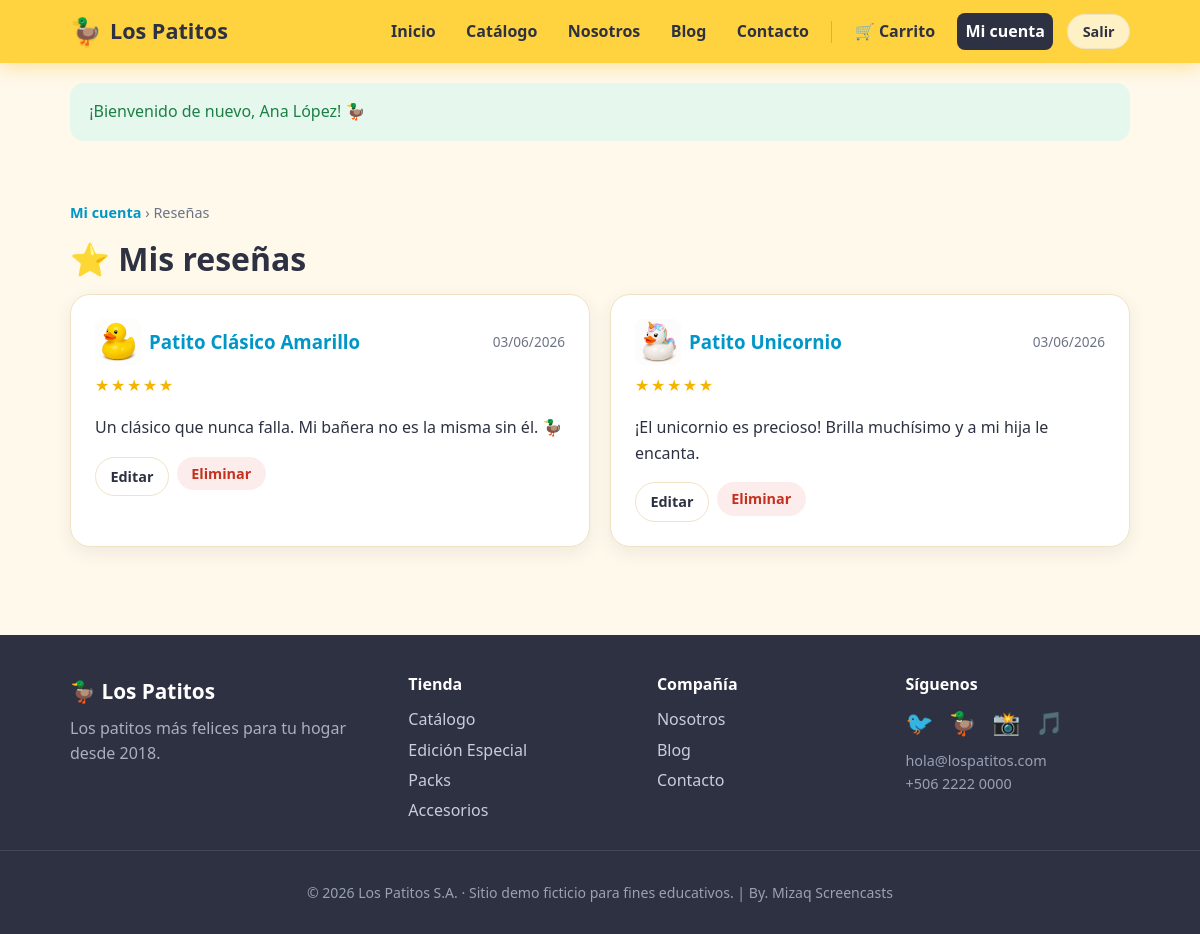
The app's page /mis-resenas.php (signed in) with its own data.
### tables this page shows
CREATE TABLE IF NOT EXISTS resenas (
    id BIGINT UNSIGNED AUTO_INCREMENT PRIMARY KEY,
    producto_id BIGINT UNSIGNED NOT NULL,
    usuario_id BIGINT UNSIGNED NOT NULL,
    calificacion TINYINT UNSIGNED NOT NULL DEFAULT 5,
    comentario VARCHAR(500) NULL,
    fecha_creacion TIMESTAMP NOT NULL DEFAULT CURRENT_TIMESTAMP,
    KEY idx_resenas_producto (producto_id),
    KEY idx_resenas_usuario (usuario_id),
    UNIQUE KEY uk_resena_usuario_producto (producto_id, usuario_id),
    CONSTRAINT fk_resenas_producto FOREIGN KEY (producto_id)
        REFERENCES productos (id) ON DELETE CASCADE,
    CONSTRAINT fk_resenas_usuario FOREIGN KEY (usuario_id)
        REFERENCES usuarios (id) ON DELETE CASCADE
);

CREATE TABLE IF NOT EXISTS productos (
    id BIGINT UNSIGNED AUTO_INCREMENT PRIMARY KEY,
    categoria_id BIGINT UNSIGNED NULL,
    nombre VARCHAR(120) NOT NULL,
    slug VARCHAR(120) NOT NULL,
    descripcion TEXT NULL,
    precio DECIMAL(10, 2) NOT NULL DEFAULT 0.00,
    emoji VARCHAR(16) NOT NULL DEFAULT '🦆',
    imagen VARCHAR(255) NULL,
    color_hex VARCHAR(7) NOT NULL DEFAULT '#FFD23F',
    stock INT NOT NULL DEFAULT 0,
    destacado TINYINT(1) NOT NULL DEFAULT 0,
    estado ENUM('activo', 'inactivo') NOT NULL DEFAULT 'activo',
    fecha_creacion TIMESTAMP NOT NULL DEFAULT CURRENT_TIMESTAMP,
    UNIQUE KEY uk_productos_slug (slug),
    KEY idx_productos_categoria (categoria_id),
    CONSTRAINT fk_productos_categoria FOREIGN KEY (categoria_id)
        REFERENCES categorias (id) ON DELETE SET NULL
);

### includes/helpers.php (called while the page is built, shortened)
<?php
function e(?string $value): string
{
    return htmlspecialchars((string) $value, ENT_QUOTES, 'UTF-8');
}
function get_flash(): ?array
{
    $flash = $_SESSION['flash'];
    return $flash;
}

### includes/auth.php (called while the page is built, shortened)
<?php
require_once __DIR__ . '/../config.php';
require_once __DIR__ . '/helpers.php';
function find_user_by_id(int $id): ?array
{
    $stmt = db()->prepare(
        'SELECT id, nombre, correo, usuario, telefono, direccion, estado, fecha_creacion
         FROM usuarios
         WHERE id = :id
         LIMIT 1'
    );
    $stmt->execute(['id' => $id]);
    $user = $stmt->fetch();
    return $user ?: null;
}
function is_authenticated(): bool
{
    return !empty($_SESSION['user_id']);
}
function current_user(): ?array
{
    $user = find_user_by_id((int) $_SESSION['user_id']);
    return $user;
}
function require_auth(): array
{
    $user = current_user();
    return $user;
}

### config.php (called while the page is built, shortened)
<?php
function db(): PDO
{
    static $pdo = null;
    if ($pdo instanceof PDO) {
        return $pdo;
    }
    $dsn = sprintf(
        'mysql:host=%s;port=%s;dbname=%s;charset=utf8mb4',
        DB_HOST,
        DB_PORT,
        DB_NAME
    );
    $options = [
        PDO::ATTR_ERRMODE => PDO::ERRMODE_EXCEPTION,
        PDO::ATTR_DEFAULT_FETCH_MODE => PDO::FETCH_ASSOC,
        PDO::ATTR_EMULATE_PREPARES => false,
    ];
    $pdo = new PDO($dsn, DB_USER, DB_PASS, $options);
    return $pdo;
}

### includes/catalog.php (called while the page is built, shortened)
<?php
require_once __DIR__ . '/../config.php';
function get_resenas_de_usuario(int $usuarioId): array
{
    $stmt = db()->prepare(
        'SELECT r.id, r.calificacion, r.comentario, r.fecha_creacion,
                p.nombre AS producto, p.slug AS producto_slug, p.emoji, p.imagen
         FROM resenas r
         JOIN productos p ON p.id = r.producto_id
         WHERE r.usuario_id = :usuario_id
         ORDER BY r.fecha_creacion DESC'
    );
    $stmt->execute(['usuario_id' => $usuarioId]);
    return $stmt->fetchAll();
}

### mis-resenas.php (the view, shortened to what this page needs)
<?php
require_once __DIR__ . '/config.php';
require_once __DIR__ . '/includes/layout.php';
require_once __DIR__ . '/includes/catalog.php';
$user = require_auth();
$editId = (int) ($_GET['editar'] ?? 0);
$resenas = get_resenas_de_usuario((int) $user['id']);
render_header('Mis reseñas', 'cuenta');
?>
<section class="section">
    <div class="container">
        <p class="breadcrumb"><a href="dashboard.php">Mi cuenta</a> › Reseñas</p>
        <h1 class="page-title">⭐ Mis reseñas</h1>
        <?php if ($resenas === []): ?>
            <div class="card text-center mt-2">
                <p class="muted">Aún no has escrito reseñas. Cuéntanos qué piensas de tus patitos.</p>
                <a class="button button--primary mt-1" href="productos.php">Ver catálogo</a>
            </div>
        <?php else: ?>
            <div class="grid grid--2 mt-2">
                <?php foreach ($resenas as $r): ?>
                    <div class="card">
                        <div style="display:flex;justify-content:space-between;align-items:center;">
                            <h3 style="margin:0;display:flex;align-items:center;gap:0.5rem;">
                                <?= producto_img(['imagen' => $r['imagen'], 'emoji' => $r['emoji'], 'nombre' => $r['producto']], 'thumb-img') ?>
                                <a href="producto.php?slug=<?= e($r['producto_slug']) ?>"><?= e($r['producto']) ?></a>
                            </h3>
                            <span class="muted" style="font-size:0.85rem;"><?= e(date('d/m/Y', strtotime((string) $r['fecha_creacion']))) ?></span>
                        </div>
                        <?php if ($editId === (int) $r['id']): ?>
                            <form method="post" class="form mt-1">
                                <?= csrf_input() ?>
                                <input type="hidden" name="action" value="editar">
                                <input type="hidden" name="resena_id" value="<?= (int) $r['id'] ?>">
                                <label class="form__group">
                                    <span>Calificación</span>
                                    <select name="calificacion">
                                        <?php for ($i = 5; $i >= 1; $i--): ?>
                                            <option value="<?= $i ?>"<?= (int) $r['calificacion'] === $i ? ' selected' : '' ?>><?= str_repeat('★', $i) ?> (<?= $i ?>)</option>
                                        <?php endfor; ?>
                                    </select>
                                </label>
                                <label class="form__group">
                                    <textarea name="comentario" maxlength="500"><?= e($r['comentario'] ?? '') ?></textarea>
                                </label>
                                <div style="display:flex;gap:0.5rem;">
                                    <button type="submit" class="button button--primary button--sm">Guardar</button>
                                    <a class="button button--ghost button--sm" href="mis-resenas.php">Cancelar</a>
                                </div>
                            </form>
                        <?php else: ?>
                            <div class="review__stars mt-1"><?= e(stars((int) $r['calificacion'])) ?></div>
                            <?php if (!empty($r['comentario'])): ?><p><?= nl2br(e($r['comentario'])) ?></p><?php endif; ?>
                            <div style="display:flex;gap:0.5rem;">
                                <a class="button button--ghost button--sm" href="mis-resenas.php?editar=<?= (int) $r['id'] ?>">Editar</a>
                                <form method="post" data-confirm="¿Eliminar esta reseña?" style="margin:0;">
                                    <button type="submit" class="button button--danger button--sm">Eliminar</button>
                                </form>
                            </div>
                        <?php endif; ?>
                    </div>
                <?php endforeach; ?>
            </div>
        <?php endif; ?>
    </div>
</section>
<?php
render_footer();

### includes/layout.php (shortened to what this page needs)
<?php
require_once __DIR__ . '/helpers.php';
require_once __DIR__ . '/auth.php';
function nav_links(): array
{
    return [
        'inicio'    => ['Inicio', 'index.php'],
        'productos' => ['Catálogo', 'productos.php'],
        'nosotros'  => ['Nosotros', 'nosotros.php'],
        'blog'      => ['Blog', 'blog.php'],
        'contacto'  => ['Contacto', 'contacto.php'],
    ];
}
function render_header(string $title, string $active = ''): void
{
    $user = current_user();
    $cartCount = cart_count();
    $flash = get_flash();
    ?>
<!DOCTYPE html>
<html lang="es">
<head>
    <link rel="stylesheet" href="assets/css/styles.css">
</head>
<body>
    <header class="navbar">
        <div class="navbar__inner">
            <a class="navbar__brand" href="index.php">
                <span class="navbar__logo">🦆</span>
                <span class="navbar__name">Los Patitos</span>
            </a>
            <nav class="navbar__nav">
                <?php foreach (nav_links() as $key => [$label, $href]): ?>
                    <a
                        class="navbar__link<?= $active === $key ? ' is-active' : '' ?>"
                        href="<?= e($href) ?>"
                    ><?= e($label) ?></a>
                <?php endforeach; ?>
                <?php if ($user): ?>
                    <a class="navbar__link<?= $active === 'carrito' ? ' is-active' : '' ?>" href="carrito.php">
                        🛒 Carrito<?php if ($cartCount > 0): ?> <span class="navbar__badge"><?= (int) $cartCount ?></span><?php endif; ?>
                    </a>
                    <a class="navbar__link<?= $active === 'cuenta' ? ' is-active' : '' ?>" href="dashboard.php">Mi cuenta</a>
                    <form method="post" action="logout.php" class="navbar__logout">
                        <button type="submit" class="button button--ghost button--sm">Salir</button>
                    </form>
                <?php endif; ?>
            </nav>
        </div>
    </header>
    <main class="site-main">
        <?php if ($flash): ?>
            <div class="container">
                <div class="alert alert--<?= e($flash['type']) ?>">
                    <?= e($flash['message']) ?>
                </div>
            </div>
        <?php endif; ?>
<?php
}
function render_footer(): void
{
    $year = '2026';
    ?>
    </main>
    <footer class="footer">
        <div class="footer__inner">
            <div class="footer__col">
                <div class="footer__brand"><span>🦆</span> Los Patitos</div>
                <p class="footer__tagline">Los patitos más felices para tu hogar desde 2018.</p>
            </div>
            <div class="footer__col">
                <h4>Tienda</h4>
                <a href="productos.php">Catálogo</a>
                <a href="productos.php?categoria=edicion-especial">Edición Especial</a>
                <a href="productos.php?categoria=packs">Packs</a>
                <a href="productos.php?categoria=accesorios">Accesorios</a>
            </div>
            <div class="footer__col">
                <h4>Compañía</h4>
                <a href="nosotros.php">Nosotros</a>
                <a href="blog.php">Blog</a>
                <a href="contacto.php">Contacto</a>
            </div>
            <div class="footer__col">
                <h4>Síguenos</h4>
                <p class="footer__social">🐦 🦆 📸 🎵</p>
                <p class="footer__muted">hola@lospatitos.com<br>+506 2222 0000</p>
            </div>
        </div>
        <div class="footer__bottom">
            <p>© <?= e($year) ?> Los Patitos S.A. · Sitio demo ficticio para fines educativos. | By. Mizaq Screencasts</p>
        </div>
    </footer>
</body>
</html>
<?php
}
function stars(int $rating): string
{
    $rating = max(0, min(5, $rating));
    return str_repeat('★', $rating) . str_repeat('☆', 5 - $rating);
}
function producto_img(array $datos, string $class = 'media-img'): string
{
    $src = trim((string) ($datos['imagen'] ?? ''));
    $nombre = e((string) ($datos['nombre'] ?? $datos['nombre_producto'] ?? 'Producto'));
    if ($src !== '') {
        return '<img class="' . e($class) . '" src="' . e($src) . '" alt="' . $nombre . '" loading="lazy">';
    }
    return '<span class="' . e($class) . ' media-img--emoji">' . e((string) ($datos['emoji'] ?? '🦆')) . '</span>';
}

### assets/css/styles.css (style rules this page uses)
:root { --duck: #ffd23f; --duck-dark: #f4b400; --water: #00b4d8; --water-dark: #0096c7; --beak: #ff8c42; --beak-dark: #f4761f; --cream: #fff9ec; --card: #ffffff; --border: #f0e3c5; --text: #2d3142; --muted: #6c7385; --success-bg: #e6f8ee; --success-text: #1b7f46; --error-bg: #fdecec; --error-text: #c4321f; --shadow: 0 18px 50px rgba(45, 49, 66, 0.10); --shadow-sm: 0 6px 18px rgba(45, 49, 66, 0.08); --radius: 20px; }
* { box-sizing: border-box; }
html { scroll-behavior: smooth; }
body { margin: 0; font-family: "Segoe UI", "Trebuchet MS", Arial, sans-serif; background: var(--cream); color: var(--text); line-height: 1.6; display: flex; flex-direction: column; min-height: 100vh; }
h1, h2, h3, h4 { line-height: 1.2; color: var(--text); }
a { color: var(--water-dark); text-decoration: none; font-weight: 600; }
.container { width: 100%; max-width: 1100px; margin: 0 auto; padding: 0 1.25rem; }
.navbar { position: sticky; top: 0; z-index: 50; background: var(--duck); box-shadow: 0 4px 18px rgba(244, 180, 0, 0.35); }
.navbar__inner { max-width: 1100px; margin: 0 auto; padding: 0.7rem 1.25rem; display: flex; align-items: center; gap: 1rem; flex-wrap: wrap; }
.navbar__brand { display: inline-flex; align-items: center; gap: 0.5rem; font-size: 1.35rem; font-weight: 800; color: var(--text); }
.navbar__logo { font-size: 1.6rem; filter: drop-shadow(0 2px 0 rgba(0, 0, 0, 0.08)); }
.navbar__nav { display: flex; align-items: center; gap: 0.35rem 0.9rem; margin-left: auto; flex-wrap: wrap; }
.navbar__link { color: var(--text); font-weight: 600; padding: 0.35rem 0.5rem; border-radius: 8px; white-space: nowrap; }
.navbar__link.is-active { background: var(--text); color: #fff; }
.navbar__logout { display: inline; margin: 0; }
.site-main { flex: 1; padding-bottom: 3rem; }
.section { padding: 2.5rem 0; }
.button { display: inline-flex; align-items: center; justify-content: center; gap: 0.4rem; border: 0; border-radius: 999px; padding: 0.8rem 1.4rem; font-size: 1rem; font-weight: 700; font-family: inherit; cursor: pointer; text-decoration: none; transition: transform 0.15s ease, box-shadow 0.15s ease, background 0.15s ease; }
.button--ghost { background: rgba(255, 255, 255, 0.7); color: var(--text); border: 1px solid var(--border); }
.button--danger { background: var(--error-bg); color: var(--error-text); }
.button--sm { padding: 0.45rem 0.9rem; font-size: 0.9rem; }
.grid { display: grid; gap: 1.25rem; }
.grid--2 { grid-template-columns: repeat(auto-fit, minmax(280px, 1fr)); }
.card { background: var(--card); border: 1px solid var(--border); border-radius: var(--radius); box-shadow: var(--shadow-sm); padding: 1.5rem; }
.thumb-img { width: 46px; height: 46px; object-fit: contain; vertical-align: middle; border-radius: 10px; background: #fff6d6; }
.alert { border-radius: 14px; padding: 1rem 1.2rem; margin: 1.25rem 0; }
.alert--success { background: var(--success-bg); color: var(--success-text); }
.review__stars { color: var(--duck-dark); letter-spacing: 0.1em; }
.muted { color: var(--muted); }
.mt-1 { margin-top: 0.5rem; }
.mt-2 { margin-top: 1rem; }
.breadcrumb { color: var(--muted); font-size: 0.9rem; margin: 0 0 1rem; }
.page-title { font-size: 2rem; margin: 0.2rem 0 0.4rem; }
.footer { background: var(--text); color: #d7dbe6; margin-top: auto; }
.footer__inner { max-width: 1100px; margin: 0 auto; padding: 2.5rem 1.25rem 1.5rem; display: grid; grid-template-columns: 1.4fr repeat(3, 1fr); gap: 1.5rem; }
.footer__brand { font-size: 1.3rem; font-weight: 800; color: #fff; }
.footer__tagline { color: #aab0c0; margin: 0.5rem 0 0; }
.footer__col h4 { color: #fff; margin: 0 0 0.7rem; font-size: 1rem; }
.footer__col a { display: block; color: #c8cde0; font-weight: 500; padding: 0.15rem 0; }
.footer__social { font-size: 1.4rem; letter-spacing: 0.3rem; margin: 0 0 0.5rem; }
.footer__muted { color: #9aa1b4; font-size: 0.9rem; margin: 0; }
.footer__bottom { border-top: 1px solid rgba(255, 255, 255, 0.1); text-align: center; padding: 1rem; color: #9aa1b4; font-size: 0.88rem; }

### records on screen
resenas: producto.imagen (picture), producto.nombre "Patito Clásico Amarillo", fecha_creacion "03/06/2026", calificacion "★★★★★", comentario "Un clásico que nunca falla. Mi bañera no es la misma sin él. 🦆"
resenas: producto.imagen (picture), producto.nombre "Patito Unicornio", fecha_creacion "03/06/2026", calificacion "★★★★★", comentario "¡El unicornio es precioso! Brilla muchísimo y a mi hija le encanta."

### other values on screen
$label "Inicio"
$label "Catálogo"
$label "Nosotros"
$label "Blog"
$label "Contacto"
$flash['message'] "¡Bienvenido de nuevo, Ana López! 🦆"
$year "2026"
